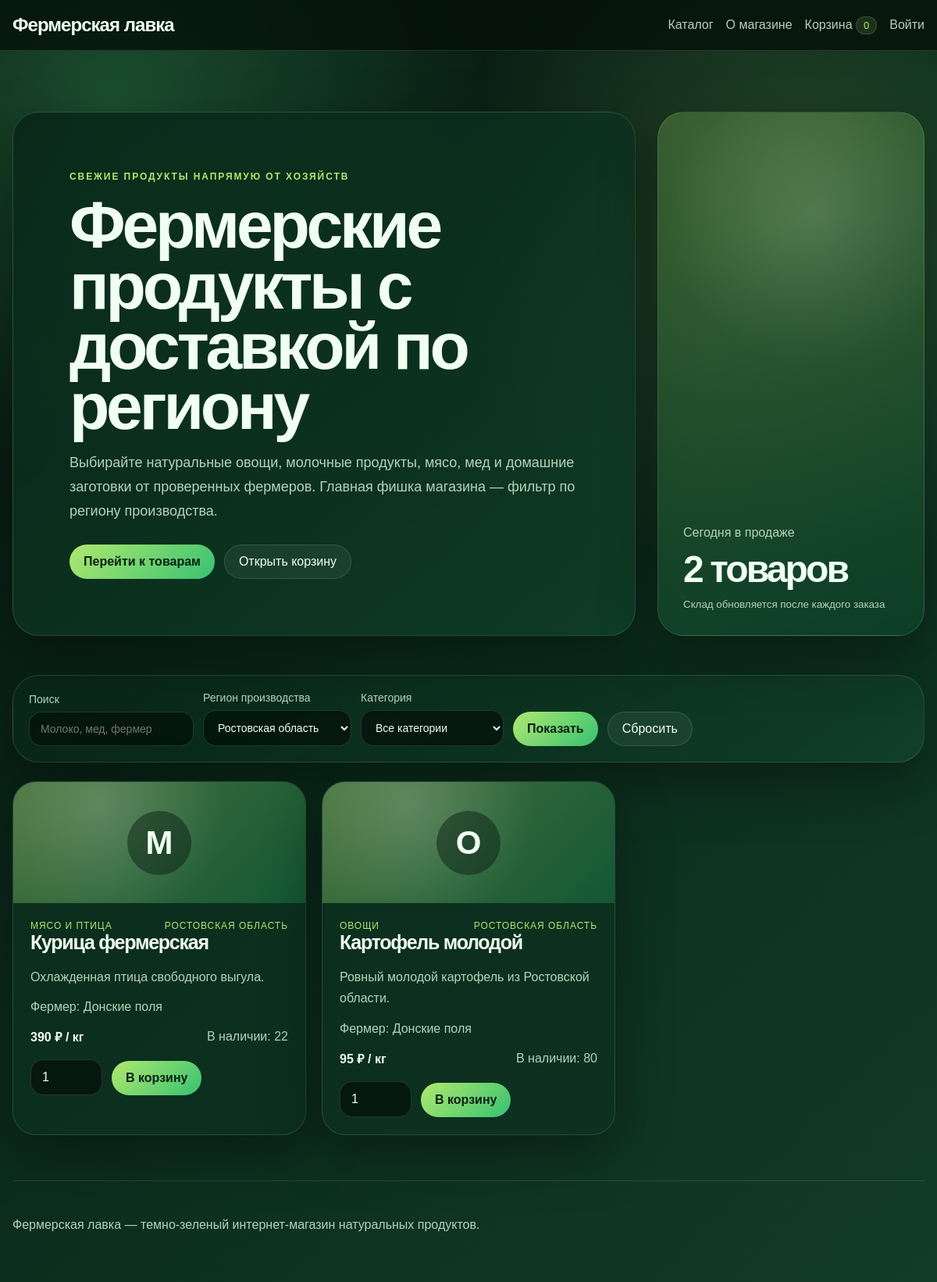
The app's page /index.php?region=Ростовская область with its own data.
### tables this page shows
CREATE TABLE IF NOT EXISTS products (
    id INT UNSIGNED AUTO_INCREMENT PRIMARY KEY,
    farmer_id INT UNSIGNED NOT NULL,
    category_id INT UNSIGNED NOT NULL,
    title VARCHAR(180) NOT NULL,
    description TEXT NOT NULL,
    price DECIMAL(10,2) NOT NULL,
    unit VARCHAR(40) NOT NULL,
    stock INT UNSIGNED NOT NULL DEFAULT 0,
    created_at TIMESTAMP NOT NULL DEFAULT CURRENT_TIMESTAMP,
    CONSTRAINT fk_products_farmer FOREIGN KEY (farmer_id) REFERENCES farmers(id) ON DELETE CASCADE,
    CONSTRAINT fk_products_category FOREIGN KEY (category_id) REFERENCES categories(id) ON DELETE RESTRICT,
    INDEX idx_products_price (price),
    INDEX idx_products_stock (stock)
);

CREATE TABLE IF NOT EXISTS categories (
    id INT UNSIGNED AUTO_INCREMENT PRIMARY KEY,
    name VARCHAR(120) NOT NULL UNIQUE
);

CREATE TABLE IF NOT EXISTS farmers (
    id INT UNSIGNED AUTO_INCREMENT PRIMARY KEY,
    name VARCHAR(160) NOT NULL,
    region VARCHAR(120) NOT NULL,
    description TEXT NOT NULL,
    created_at TIMESTAMP NOT NULL DEFAULT CURRENT_TIMESTAMP
);

### config.php (called while the page is built, shortened)
<?php
function db(): PDO
{
    static $pdo = null;
    if ($pdo === null) {
        $dsn = 'mysql:host=' . DB_HOST . ';dbname=' . DB_NAME . ';charset=utf8mb4';
        $pdo = new PDO($dsn, DB_USER, DB_PASS, [
            PDO::ATTR_ERRMODE => PDO::ERRMODE_EXCEPTION,
            PDO::ATTR_DEFAULT_FETCH_MODE => PDO::FETCH_ASSOC,
            PDO::ATTR_EMULATE_PREPARES => false,
        ]);
    }
    return $pdo;
}
function e(mixed $value): string
{
    return htmlspecialchars((string) $value, ENT_QUOTES | ENT_SUBSTITUTE, 'UTF-8');
}
function current_user(): ?array
{
    if (empty($_SESSION['user_id'])) {
        return null;
    }
    $stmt = db()->prepare('SELECT id, name, email, role, created_at FROM users WHERE id = ? LIMIT 1');
    $stmt->execute([(int) $_SESSION['user_id']]);
    $user = $stmt->fetch();
    return $user ?: null;
}
function cart_count(): int
{
    $count = 0;
    return $count;
}

### index.php (the view, shortened to what this page needs)
<?php
require_once __DIR__ . '/config.php';
$user = current_user();
$selectedRegion = trim((string) ($_GET['region'] ?? ''));
$search = trim((string) ($_GET['search'] ?? ''));
$regions = db()->query('SELECT DISTINCT region FROM farmers ORDER BY region')->fetchAll();
$where = ['p.stock > 0'];
$params = [];
if ($selectedRegion !== '') {
    $where[] = 'f.region = ?';
    $params[] = $selectedRegion;
}
$sql = 'SELECT p.*, f.name AS farmer_name, f.region, c.name AS category_name
        FROM products p
        JOIN farmers f ON f.id = p.farmer_id
        JOIN categories c ON c.id = p.category_id
        WHERE ' . implode(' AND ', $where) . '
        ORDER BY p.created_at DESC';
$stmt = db()->prepare($sql);
$stmt->execute($params);
$products = $stmt->fetchAll();
?>
<!doctype html>
<html lang="ru">
<head>
    <link rel="stylesheet" href="style.css">
</head>
<body>
<header class="site-header">
    <a class="logo" href="index.php">Фермерская лавка</a>
    <nav class="nav">
        <a href="index.php">Каталог</a>
        <a href="about.html">О магазине</a>
        <a href="cart.php">Корзина <span class="pill"><?= cart_count() ?></span></a>
        <?php if ($user): ?>
            <?php if ($user['role'] === 'admin'): ?>
                <a href="admin.php">Админ-панель</a>
            <?php endif; ?>
            <form action="auth.php" method="post" class="inline-form">
                <input type="hidden" name="csrf_token" value="<?= e(csrf_token()) ?>">
                <input type="hidden" name="action" value="logout">
                <button type="submit" class="link-button">Выйти</button>
            </form>
        <?php else: ?>
            <a href="auth.php">Войти</a>
        <?php endif; ?>
    </nav>
</header>
<main>
    <section class="hero">
        <div class="hero-content">
            <p class="eyebrow">Свежие продукты напрямую от хозяйств</p>
            <h1>Фермерские продукты с доставкой по региону</h1>
            <p>Выбирайте натуральные овощи, молочные продукты, мясо, мед и домашние заготовки от проверенных фермеров. Главная фишка магазина — фильтр по региону производства.</p>
            <div class="hero-actions">
                <a class="button primary" href="#catalog">Перейти к товарам</a>
                <a class="button ghost" href="cart.php">Открыть корзину</a>
            </div>
        </div>
        <div class="hero-card">
            <span>Сегодня в продаже</span>
            <strong><?= count($products) ?> товаров</strong>
            <small>Склад обновляется после каждого заказа</small>
        </div>
    </section>
    <section class="filters" id="catalog">
        <form method="get" class="filter-form">
            <label>
                Поиск
                <input type="search" name="search" value="<?= e($search) ?>" placeholder="Молоко, мед, фермер">
            </label>
            <label>
                Регион производства
                <select name="region">
                    <?php foreach ($regions as $region): ?>
                        <option value="<?= e($region['region']) ?>" <?= $selectedRegion === $region['region'] ? 'selected' : '' ?>><?= e($region['region']) ?></option>
                    <?php endforeach; ?>
                </select>
            </label>
            <label>
                Категория
                <select name="category">
                    <option value="0">Все категории</option>
                </select>
            </label>
            <button type="submit" class="button primary">Показать</button>
            <a class="button ghost" href="index.php">Сбросить</a>
        </form>
    </section>
    <section class="product-grid">
        <?php foreach ($products as $product): ?>
            <article class="product-card">
                <div class="product-visual">
                    <span><?= e(mb_substr($product['category_name'], 0, 1, 'UTF-8')) ?></span>
                </div>
                <div class="product-body">
                    <div class="product-meta">
                        <span><?= e($product['category_name']) ?></span>
                        <span><?= e($product['region']) ?></span>
                    </div>
                    <h2><?= e($product['title']) ?></h2>
                    <p><?= e($product['description']) ?></p>
                    <div class="farmer">Фермер: <?= e($product['farmer_name']) ?></div>
                    <div class="product-footer">
                        <strong><?= number_format((float) $product['price'], 0, ',', ' ') ?> ₽ / <?= e($product['unit']) ?></strong>
                        <span>В наличии: <?= (int) $product['stock'] ?></span>
                    </div>
                    <form method="post" class="cart-form">
                        <input type="number" name="quantity" min="1" max="<?= (int) $product['stock'] ?>" value="1" aria-label="Количество">
                        <button type="submit" class="button primary">В корзину</button>
                    </form>
                </div>
            </article>
        <?php endforeach; ?>
    </section>
</main>
<footer class="footer">
    <p>Фермерская лавка — темно-зеленый интернет-магазин натуральных продуктов.</p>
</footer>
</body>
</html>

### records on screen
products: category.name "М", category.name "МЯСО И ПТИЦА", farmer.region "РОСТОВСКАЯ ОБЛАСТЬ", title "Курица фермерская", description "Охлажденная птица свободного выгула.", farmer.name "Донские поля", price "390", unit "кг", stock "22"
products: category.name "О", category.name "ОВОЩИ", farmer.region "РОСТОВСКАЯ ОБЛАСТЬ", title "Картофель молодой", description "Ровный молодой картофель из Ростовской области.", farmer.name "Донские поля", price "95", unit "кг", stock "80"

### other values on screen
cart_count() "0"
count($products) "2"
form field region "Ростовская область"
